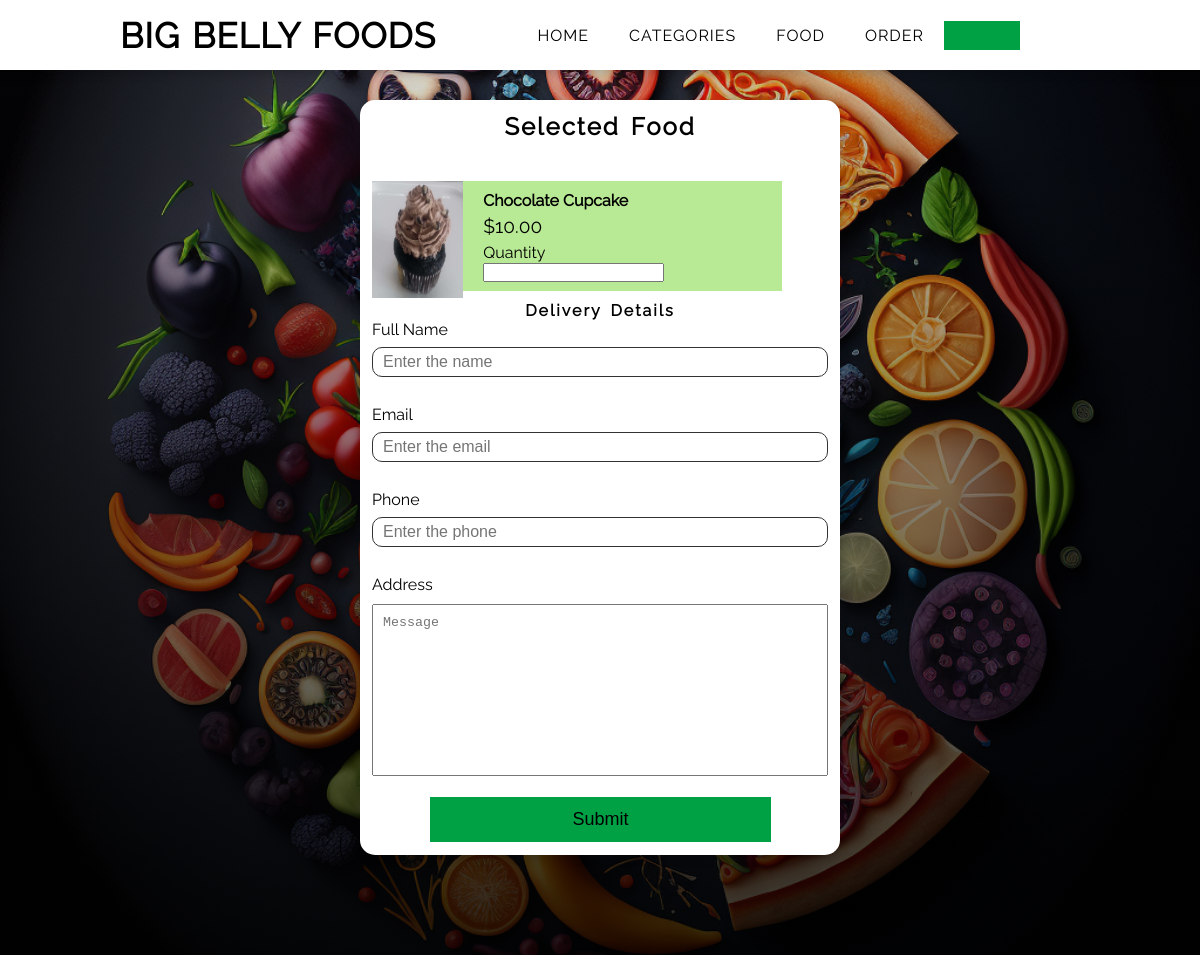
Page /order.php?food_id=11 on the committed database.
### tables this page shows
CREATE TABLE food(
  id int NOT NULL UNIQUE,
  title varchar(100) NOT NULL PRIMARY KEY,
  description text NOT NULL,
  price decimal(10,2) NOT NULL,
  image_name varchar(50) NOT NULL,
  category_id int NOT NULL,
  featured varchar(10) NOT NULL,
  active varchar(10) NOT NULL,
  FOREIGN KEY(category_id) REFERENCES category(id));

### order.php (the view, shortened to what this page needs)
<?php include "include/nav.php" ?>
<?php
if (isset($_GET['food_id'])) {
    $food_id = $_GET['food_id'];
    $sql = "select * from food where id=$food_id";
    $res = mysqli_query($conn, $sql);
    $count = mysqli_num_rows($res);
    if ($count == 1) {
        $row = mysqli_fetch_assoc($res);
        $title = $row['title'];
        $price = $row['price'];
        $image_name = $row['image_name'];
    } else {
        header('location:' . INDEXPAGE);
    }
} else {
    header('location:' . INDEXPAGE);
}
?>
<div class="details-container">
    <div class="item">
        <div class="info">
            <form action="" method="POST">
                <h2 class="title-letter-space text-center">Selected Food</h2>
                <div class="img">
                    <?php
                    if ($image_name == "") {
                        echo "<p>Image not Available.</p>";
                    } else {
                    ?>
                        <img src="<?php echo INDEXPAGE; ?>images/food/<?php echo $image_name; ?>" alt="" required>
                    <?php
                    }
                    ?>
                </div>
                <div class="food-menu-desc">
                    <h4><?php echo $title; ?></h4>
                    <p class="food-price">$<?php echo $price; ?></p>
                    <div class="order-label">Quantity</div>
                    <input type="number" name="qty" required>
                </div>
                <div class="delivery-details">
                    <h4 class="title-letter-space text-center">Delivery Details</h4>
                    <div class="data-input">
                        <label>Full Name</label>
                        <input type="text" name="full-name" placeholder="Enter the name" required>
                    </div>
                    <div class="data-input">
                        <label>Email</label>
                        <input type="email" name="email" placeholder="Enter the email" required>
                    </div>
                    <div class="data-input">
                        <label>Phone</label>
                        <input type="tel" name="contact" placeholder="Enter the phone" required>
                    </div>
                    <div class="data-input">
                        <label>Address</label>
                        <textarea name="address" id="" cols="30" rows="10" placeholder="Message" required></textarea>
                    </div>
                    <div class="submit text-center ">
                        <button name="submit">Submit</button>
                    </div>
                </div>
            </form>
        </div>
    </div>
</div>
</body>
</html>

### css/main.css (style rules this page uses)
* { margin: 0; padding: 0; box-sizing: border-box; scroll-behavior: smooth; user-select: none; }
:root { --primary-color: #00a145; --secondary-color: #dfe4ea; --btn-primary-color: #44bd32; --btn-danger-color: #eb2f06; --btn-add-color: #4a69bd; }
body { font-family: "raleway-regular"; background-color: #f7f7f7; font-size: 16px; }
.text-center { text-align: center; }
.title-letter-space { letter-spacing: 2px; word-spacing: 3px; }
.search input, button { width: 75%; border: 1px solid white; border-right: 0px; font-size: 18px; padding: 12px; background-color: #f7f7f7; color: black; outline: none; }
.food-menu-desc { width: 70%; float: left; padding-left: 50px; }
.food-price { font-size: 1.2rem; margin: 2% 0; }
.details-container { background-image: linear-gradient(rgba(0, 0, 0, 0.1), rgba(0, 0, 0, 0.8)), url(../images/bg3.jpg); height: 100%; display: flex; justify-content: center; align-items: center; padding: 100px 0; background-position: center; background-size: cover; background-attachment: fixed; }
.details-container h2 { margin-bottom: 40px; }
.details-container .item { width: 40%; padding: 1%; background-color: white; border-radius: 15px; box-shadow: 0 3px 10px rgb(0 0 0 / 0.2); }
.food-card img, .details-container .item img { width: 20%; float: left; }
.details-container .item img { width: 20%; height: 117px; }
.details-container .food-menu-desc { background-color: #b8e994; padding: 9.5px 20px; margin-bottom: 10px; }
.data-input { display: flex; flex-direction: column; margin-bottom: 20px; }
.data-input input { margin: 8px 0; border: 1px solid #333; padding: 5px 10px; outline: none; font-size: 16px; border-radius: 10px; }
textarea { resize: none; margin-top: 10px; padding: 10px; outline: none; }
.submit button { background-color: var(--primary-color); cursor: pointer; }

### rows in the picture
food: image_name (picture), title "Chocolate Cupcake", price "10.00"
